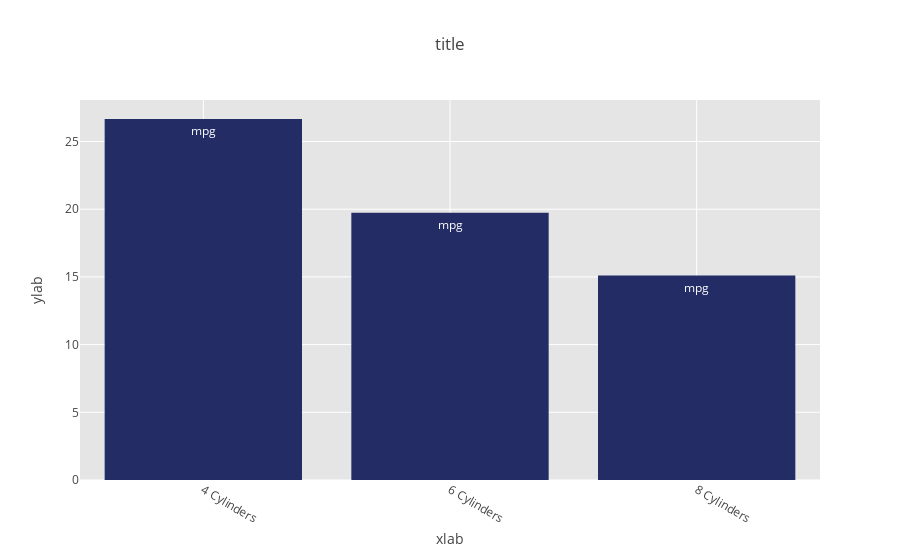

Notebook code for this chart:
### Markdown cell above
A simple graph can be quickly created to verify that the data is as expected:

### Code cell
# create input data for graph 
args = dict(
    in_data=in_data
)

# view plot inline 
fig = barplot.create_graph(**args)

### Figure 1 — Plotly figure (JSON) as saved in the notebook; plotly's stock layout.template omitted (floating-point values rounded to 4 significant figures)
{"data": [{"marker": {"color": "#232C65"}, "name": "mpg", "text": "mpg", "type": "bar", "uid": "fdd9b085-83b8-431f-a90b-72e8226af1e2", "x": ["4 Cylinders", "6 Cylinders", "8 Cylinders"], "y": [26.66, 19.74, 15.1]}], "layout": {"hovermode": "closest", "plot_bgcolor": "rgb(229, 229, 229)", "title": "title", "xaxis": {"gridcolor": "rgb(255,255,255)", "tickangle": 30, "title": "xlab", "zerolinecolor": "rgb(255,255,255)"}, "yaxis": {"gridcolor": "rgb(255,255,255)", "title": "ylab", "zerolinecolor": "rgb(255,255,255)"}}}
